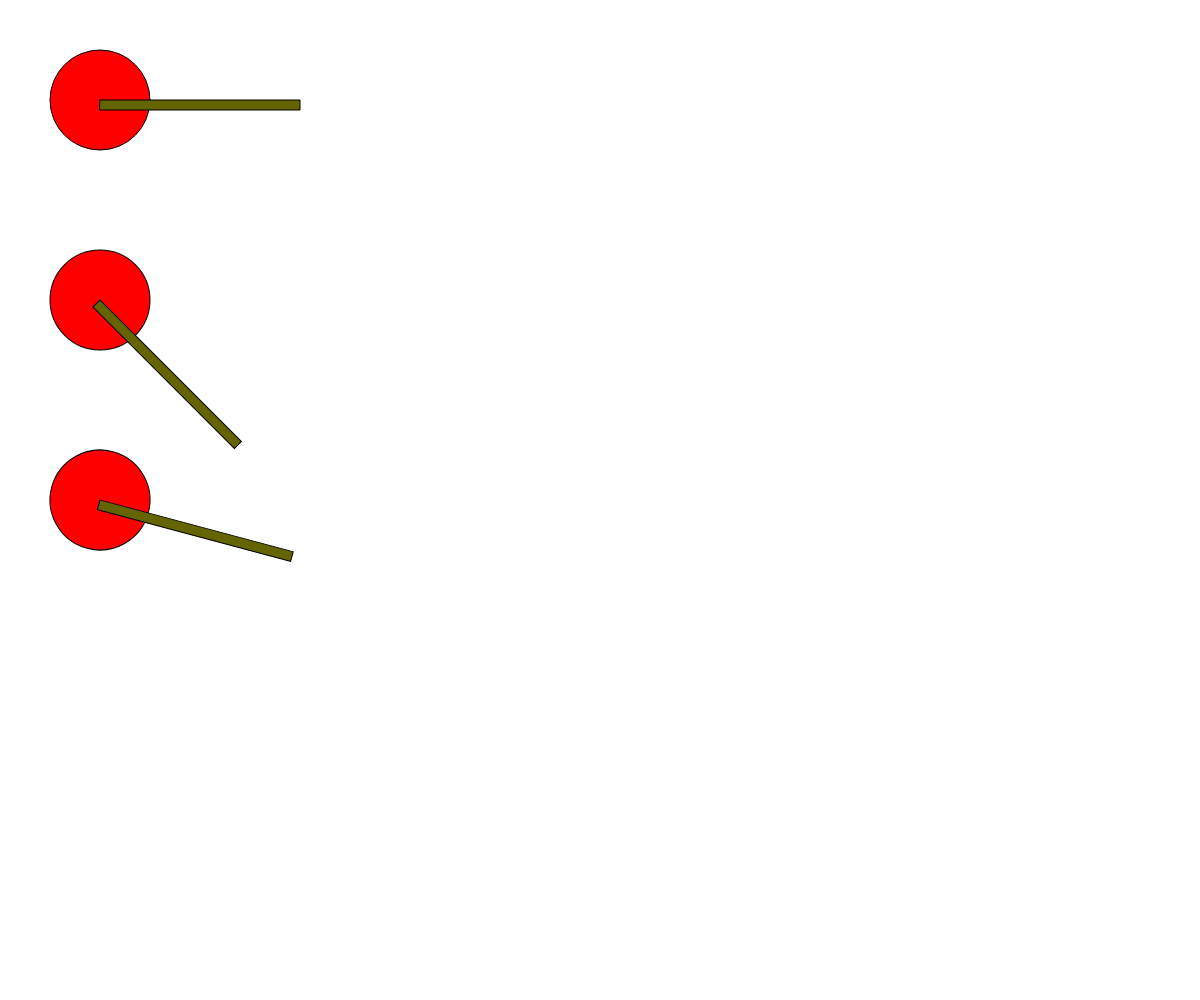
Frame 1 (no input)
Frame 60 (no input): identical to frame 1, image omitted
Frame 120 (the mouse pressed at the canvas centre since frame 60): identical to frame 1, image omitted

The p5.js sketch that drew this single still picture (run headless with seeded random() and noise() and a simulated clock; from frame 60 on, the mouse is pressed at the canvas centre):

// p5.js sketch
// ── sketch.js
function setup() {
  // setup code here
  createCanvas(windowWidth, windowHeight);

}

function draw() {
  //colors Channels Red Green Blue
  background(255, 255, 255);

  myShape(100, 100, 0); //it needs position x,y, and angle
  myShape(100, 300, 45);

  myShape(100, 500, 15);

  //make a composition with your own shape
}


function myShape(px, py, angle) {
  push(); //create a new coordinate
    translate(px, py);
    rotate(radians(angle));
    fill(255, 0, 0);
    ellipse(0, 0, 100, 100);
    fill(100, 100, 0);
    rect(0, 0, 200, 10);
  pop();

}

function keyPressed() {
  //code to be run at every keypress event
}

function windowResized() {
  //cavas size will be resized in case window size has changed
  resizeCanvas(windowWidth, windowHeight);
}
